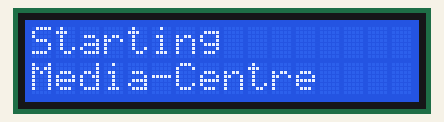
This sketch was run on a simulated Arduino Uno, built with avr-gcc and run on an emulated ATmega328P. Parts: 16×2 character LCD.

Above: at 0.2 s.
At 1.8 s:
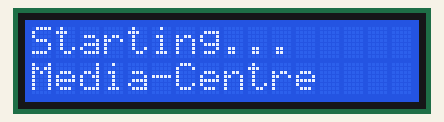

Measured:
- what the display in image 1 shows lasts 0.5 s, from 1.7 s to 2.2 s

The sketch:

arduino_i2c_lcdproc_kodi.ino
```cpp
#include <Wire.h>
#include <LiquidCrystal_I2C.h>

#define LCD_COLS 16
#define LCD_ROWS 2
#define BAUDRATE 9600
int S = 0;

// Class to "animate" simple messages
class Porcessor {
private:
  struct {
    int rowSize;
    int colSize;
  } Geometry;

  String completeMessage(String msg){
    int a;
    for (a = 0; msg[a] != '\0'; a++);

    for (int b = 0; b < Geometry.colSize; b++){
      if (b < Geometry.colSize - a) {
        msg = msg + ' ';
      }
    }

    msg = msg + '\0';
    return msg;
    }

public:
  void setGeometry(int x, int y){
    Geometry.rowSize = y;
    Geometry.colSize = x;
  }

  String newMessage(String msg, char c, int repeat){
    if (repeat == 0 ) {
      return completeMessage(msg);
    } else {
      int a;
      for (a = 0; msg[a] != '\0'; a++);
      for(int b = 0; b < repeat; b++)
      {
        if (b < Geometry.colSize - a){
          msg = msg + c;
        }
      }

      return completeMessage(msg);
    }
  }

  String animateMessage(String msg, int pos){
    String out = "";
    for (int a = 0; a < pos; a++) {
      if (msg[a] != '\0'){
        out = out + msg[a];
      }
    }

    return completeMessage(out);
  }

  String camelMessage(String msg){
    String out = "";
    char c;
    for (int a = 0; msg[a] != '\0'; a++){
      if (a % 2 == 0){
        if (msg[a] >= 'A' && msg[a] <= 'Z'){
          out = out + msg[a];
        } else {
          c = msg[a] & ~(0x20);
          out = out + c;
        }
      } else {
        if (msg[a] >= 'A' && msg[a] <= 'Z'){
          c = tolower(msg[a]);
          out = out + c;
        } else {
          out = out + msg[a];
        }
      }

    }
    return out;
  }

  String reverseCamelMessage(String msg){
    String out = "";
    char c;
    for (int a = 0; msg[a] != '\0'; a++){
      if (a % 2 == 0){
        c = tolower(msg[a]);
        out = out + c;
      } else {
        c = msg[a] & ~(0x20);
        out = out + c;
      }
    }
    return out;
  }

  String toLowerMessage(String msg){
    String out = "";
    char c;
    for (int a = 0; msg[a] != '\0'; a++){
      c = tolower(msg[a]);
      out = out + c;
    }
    return out;
  }

  String toUpperMessage(String msg){
    String out = "";
    char c;
    for (int a = 0; msg[a] != '\0'; a++){
      c = msg[a] & ~(0x20);
      out = out + c;
    }
    return out;
  }
};

// Initialize LCD
LiquidCrystal_I2C lcd(0x27, LCD_COLS, LCD_ROWS);

// The simpler way to extend LiquidCrystal to also have a reset
void reset() {
  lcd.noDisplay();
  lcd.display();
}

void setup() {
  Serial.begin(BAUDRATE);
  lcd.init();
  lcd.backlight();
  lcd.clear();
}

byte serial_getch(){
  int incoming;
  int c = 0;
  // Print Starting message
  while (Serial.available() == 0){
    starting_msg(c);
    c += 1;
    if (c == 4) {c = 0;}
  }

  // read the incoming byte:
  incoming = Serial.read();
  return (incoming &0xff);
}

void starting_msg(int i) {
  if(S == 0) {
    Porcessor p;
    p.setGeometry(LCD_COLS, LCD_ROWS);
    lcd.setCursor(0, 0);
    lcd.print(p.newMessage("Starting", '.', i));
    if(LCD_ROWS > 1) {
      lcd.setCursor(0, 1);
      lcd.print(p.newMessage("Media-Centre", ' ', 0));
    }
    delay(500);
  }
}

void loop(){
  // byte temp;
  byte rxbyte;

  // Read from Serial
  rxbyte = serial_getch();

  // Read Serial and Write to LCD
  if(rxbyte == 0xFE) {
    lcd.command(serial_getch());
  } else {
    // Reset S and LCD
    // This prevents LCD Buffer overflow
    if (S == 0) {
      S = 1;
      reset();
    }

    if (Serial) {
      // Write to LCD
      lcd.write(rxbyte);
    }
  }
}
```
